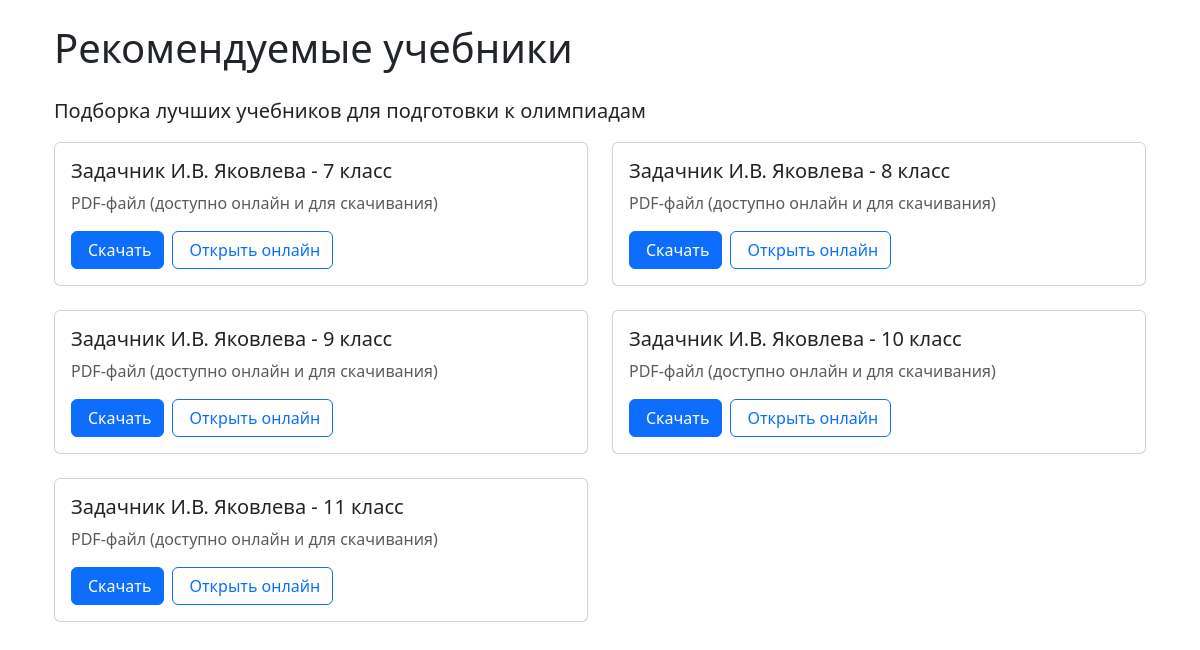
Page /materials/textbooks/ on the committed database.
### materials/models.py (models this page shows, shortened)
class Resource(models.Model):
    RESOURCE_TYPES = [
        ('PDF', 'PDF-файл'),
        ('VIDEO', 'Видео'),
        ('LINK', 'Ссылка'),
        ('TEXT', 'Текстовая статья'),
        ('ARCHIVE', 'Архивы олимпиад')
    ]
    topics = models.ManyToManyField('Topic', related_name="resources")
    title = models.CharField(max_length=200)
    resource_type = models.CharField(max_length=7, choices=RESOURCE_TYPES)
    file = models.FileField(upload_to="resources/", blank=True, null=True)  # Для PDF
    url = models.URLField(blank=True)  # Для видео или ссылок
    content = models.TextField(blank=True)  # Для статей
    created_at = models.DateTimeField(auto_now_add=True)
    def has_both(self):
        return self.file and self.url

### materials/views.py (the view)
# urls.py: path('textbooks/', textbooks_view, name='textbooks'),
def textbooks_view(request):
    textbooks = Resource.objects.filter(resource_type__in=['TEXT', 'PDF'])
    context = {
        'title': 'Рекомендуемые учебники',
        'textbooks': textbooks,
        'description': 'Подборка лучших учебников для подготовки к олимпиадам'
    }
    return render(request, 'resources/textbooks.html', context)

### templates/resources/textbooks.html (shortened to what this page needs)
{% extends "base.html" %}
{% block content %}
<div class="container mt-4">
    <h1 class="mb-4">{{ title }}</h1>
    <p class="lead">{{ description }}</p>
    <div class="row">
        {% for book in textbooks %}
        <div class="col-md-6 mb-4">
                <div class="card h-100">
                    <div class="card-body">
                        <h5 class="card-title">{{ book.title }}</h5>
                        <p class="card-text text-muted">
                            {{ book.get_resource_type_display }}
                            {% if book.has_both %}(доступно онлайн и для скачивания){% endif %}
                        </p>
                        <div class="d-flex flex-wrap gap-2">
                            {% if book.file %}
                            <a href="{{ resource.file.url }}" download class="btn btn-primary">
                                 Скачать
                            </a>
                            {% endif %}
                            {% if book.url %}
                            <a href="{{ resource.url }}" target="_blank" class="btn btn-outline-primary">
                                 Открыть онлайн
                            </a>
                            {% endif %}
                        </div>
                    </div>
                </div>
            </div>
        {% endfor %}
    </div>
</div>
{% endblock %}

### rows in the picture
Resource: title "Задачник И.В. Яковлева - 7 класс", resource_type "PDF-файл", shows "(доступно онлайн и для скачивания)"
Resource: title "Задачник И.В. Яковлева - 8 класс", resource_type "PDF-файл", shows "(доступно онлайн и для скачивания)"
Resource: title "Задачник И.В. Яковлева - 9 класс", resource_type "PDF-файл", shows "(доступно онлайн и для скачивания)"
Resource: title "Задачник И.В. Яковлева - 10 класс", resource_type "PDF-файл", shows "(доступно онлайн и для скачивания)"
Resource: title "Задачник И.В. Яковлева - 11 класс", resource_type "PDF-файл", shows "(доступно онлайн и для скачивания)"

### other values in the picture
{{ title }} "Рекомендуемые учебники"
{{ description }} "Подборка лучших учебников для подготовки к олимпиадам"
